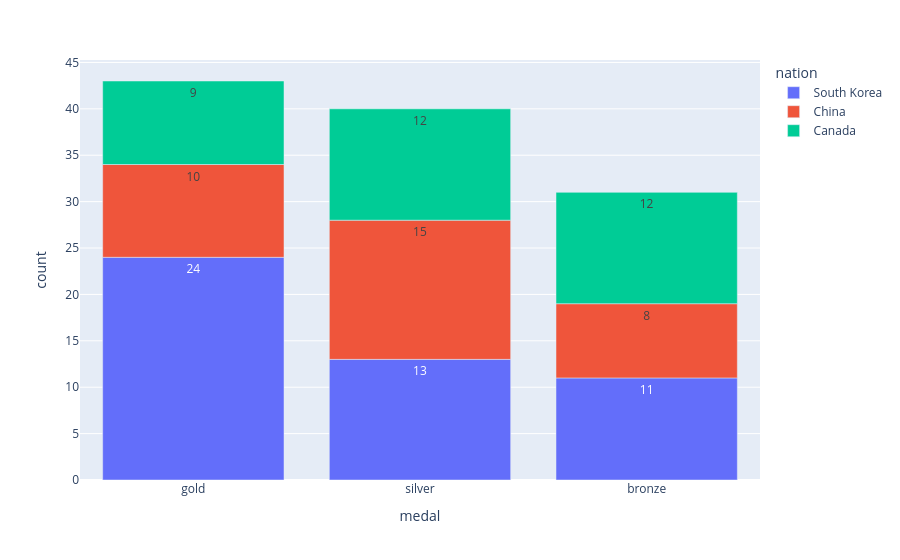

Here is the notebook cell this chart was saved with:
### Markdown cell above
Bar Charts with Text

### Code cell
df = px.data.medals_long()
print(df)

fig = px.bar(df, x="medal", y="count", color="nation", text_auto="True",text="nation")
fig.show()

### Figure 1 — Plotly figure (JSON) as saved in the notebook; plotly's stock layout.template omitted (floating-point values rounded to 4 significant figures)
{"data": [{"hovertemplate": "nation=%{text}<br>medal=%{x}<br>count=%{y}<extra></extra>", "legendgroup": "South Korea", "marker": {"color": "#636efa", "pattern": {"shape": ""}}, "name": "South Korea", "orientation": "v", "showlegend": true, "text": ["South Korea", "South Korea", "South Korea"], "textposition": "auto", "texttemplate": "%{y:True}", "type": "bar", "x": ["gold", "silver", "bronze"], "xaxis": "x", "y": [24, 13, 11], "yaxis": "y"}, {"hovertemplate": "nation=%{text}<br>medal=%{x}<br>count=%{y}<extra></extra>", "legendgroup": "China", "marker": {"color": "#EF553B", "pattern": {"shape": ""}}, "name": "China", "orientation": "v", "showlegend": true, "text": ["China", "China", "China"], "textposition": "auto", "texttemplate": "%{y:True}", "type": "bar", "x": ["gold", "silver", "bronze"], "xaxis": "x", "y": [10, 15, 8], "yaxis": "y"}, {"hovertemplate": "nation=%{text}<br>medal=%{x}<br>count=%{y}<extra></extra>", "legendgroup": "Canada", "marker": {"color": "#00cc96", "pattern": {"shape": ""}}, "name": "Canada", "orientation": "v", "showlegend": true, "text": ["Canada", "Canada", "Canada"], "textposition": "auto", "texttemplate": "%{y:True}", "type": "bar", "x": ["gold", "silver", "bronze"], "xaxis": "x", "y": [9, 12, 12], "yaxis": "y"}], "layout": {"barmode": "relative", "legend": {"title": {"text": "nation"}, "tracegroupgap": 0}, "margin": {"t": 60}, "xaxis": {"anchor": "y", "domain": [0, 1], "title": {"text": "medal"}}, "yaxis": {"anchor": "x", "domain": [0, 1], "title": {"text": "count"}}}}
